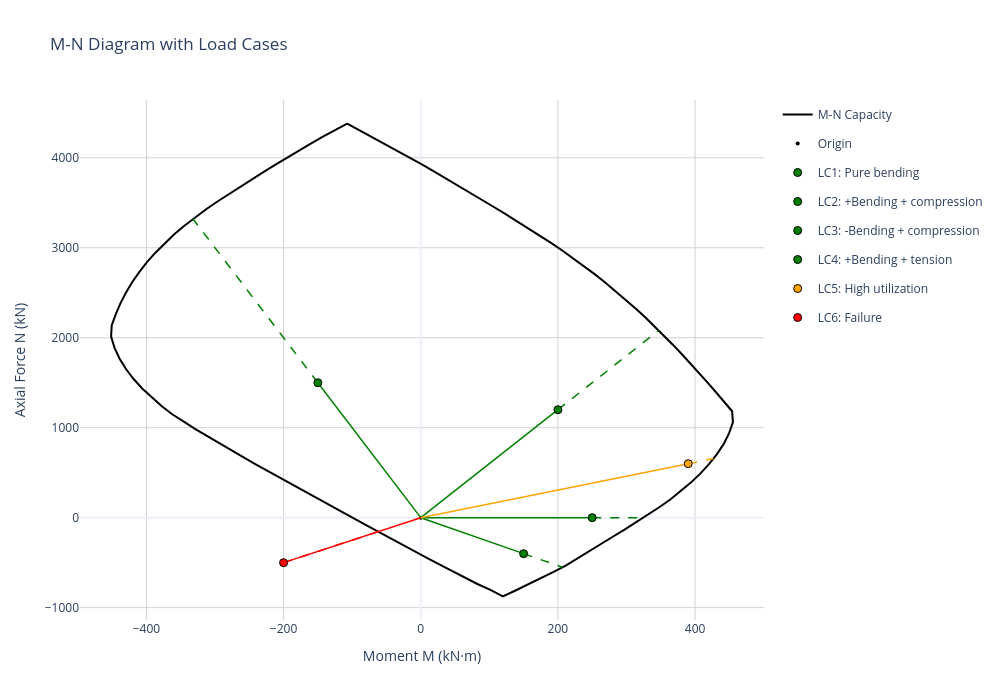

Write notebook code for a chart like this one.
### Markdown cell above
### 2.3 Visualize Load Cases on M-N Diagram

### Code cell
# Plot diagram with load points
plot_points = [
    {"N_Ed": lc["N_Ed"], "M_Ed": lc["M_Ed"], "name": lc["name"]}
    for lc in load_cases
]

bending_check.plot_mn(
    load_points=plot_points,
    show_vectors=True,
    title="M-N Diagram with Load Cases",
    show=False,
    width=1000,
)

### Figure 1 — Plotly figure (JSON) as saved in the notebook; plotly's stock layout.template omitted (floating-point values rounded to 4 significant figures)
{"data": [{"hovertemplate": "M: %{x:.1f} kN·m<br>N: %{y:.1f} kN<extra></extra>", "line": {"color": "black", "width": 2}, "mode": "lines", "name": "M-N Capacity", "type": "scatter", "x": [-107.2, -89.22, -71.16, -53.14, -35.21, -17.4, 0.3192, 17.94, 35.47, 52.92, 70.29, 87.58, 104.8, 122.0, 139.1, 156.2, 173.1, 189.9, 206.3, 222.5, 238.4, 254.0, 269.3, 284.3, 298.9, 313.3, 327.3, 341.0, 354.4, 367.6, 380.5, 393.2, 405.7, 418.0, 430.2, 442.2, 454.0, 455.1, 449.5, 441.5, 431.7, 420.3, 407.6, 393.8, 379.2, 363.9, 347.7, 331.1, 314.2, 297.2, 280.0, 262.8, 245.6, 228.2, 211.3, 193.0, 174.6, 156.2, 137.4, 119.7, 101.6, 82.61, 64.13, 45.94, 27.78, 9.646, -8.469, -26.55, -44.47, -62.38, -80.31, -98.26, -116.2, -134.1, -152.0, -169.9, -187.8, -205.6, -223.4, -241.2, -258.8, -276.5, -294.0, -311.3, -328.6, -345.5, -362.4, -377.9, -392.5, -406.1, -418.6, -429.7, -439.1, -446.4, -451.5, -450.6, -444.8, -437.9, -429.9, -420.8, -410.5, -399.2, -386.9, -373.7, -359.8, -345.1, -329.8, -313.9, -297.5, -280.8, -264.0, -247.1, -230.1, -213.0, -195.7, -178.4, -160.9, -143.3, -125.3, -107.2], "y": [4380.0, 4306.0, 4232.0, 4158.0, 4084.0, 4008.0, 3932.0, 3855.0, 3778.0, 3700.0, 3621.0, 3541.0, 3461.0, 3381.0, 3301.0, 3220.0, 3138.0, 3055.0, 2970.0, 2883.0, 2794.0, 2704.0, 2612.0, 2518.0, 2422.0, 2325.0, 2227.0, 2127.0, 2025.0, 1923.0, 1819.0, 1715.0, 1610.0, 1504.0, 1397.0, 1290.0, 1183.0, 1060.0, 936.5, 817.4, 703.3, 594.1, 489.7, 389.9, 294.2, 202.2, 115.4, 31.27, -50.98, -132.1, -212.2, -292.1, -372.3, -451.2, -533.3, -604.6, -675.3, -745.7, -812.3, -874.6, -802.5, -737.0, -667.1, -594.7, -522.1, -449.3, -376.3, -303.0, -228.4, -153.8, -79.23, -4.874, 69.57, 144.1, 218.7, 293.5, 368.6, 444.0, 519.4, 594.9, 671.9, 749.0, 826.4, 905.9, 985.2, 1067.0, 1150.0, 1240.0, 1336.0, 1436.0, 1541.0, 1652.0, 1767.0, 1888.0, 2012.0, 2137.0, 2261.0, 2382.0, 2501.0, 2617.0, 2730.0, 2840.0, 2945.0, 3048.0, 3147.0, 3242.0, 3334.0, 3423.0, 3508.0, 3592.0, 3675.0, 3757.0, 3838.0, 3919.0, 3999.0, 4078.0, 4156.0, 4232.0, 4307.0, 4380.0]}, {"hovertemplate": "Origin (0,0)<extra></extra>", "marker": {"color": "black", "size": 4, "symbol": "circle"}, "mode": "markers", "name": "Origin", "type": "scatter", "x": [0], "y": [0]}, {"hoverinfo": "skip", "legendgroup": "lc_0", "line": {"color": "green", "dash": "solid", "width": 1.5}, "mode": "lines", "showlegend": false, "type": "scatter", "x": [0, 250], "y": [0, 0]}, {"hoverinfo": "skip", "legendgroup": "lc_0", "line": {"color": "green", "dash": "dash", "width": 1.5}, "mode": "lines", "showlegend": false, "type": "scatter", "x": [250, 324.7], "y": [0, 0]}, {"hovertemplate": "<b>LC1: Pure bending</b><br>N_Ed: 0.0 kN<br>M_Ed: 250.0 kN·m<br>N_Rd: 0.0 kN<br>M_Rd: 324.7 kN·m<br>Utilization: 77.0%<br>Status: ✓ PASS<extra></extra>", "legendgroup": "lc_0", "marker": {"color": "green", "line": {"color": "black", "width": 1}, "size": 8, "symbol": "circle"}, "mode": "markers", "name": "LC1: Pure bending", "type": "scatter", "x": [250], "y": [0]}, {"hoverinfo": "skip", "legendgroup": "lc_1", "line": {"color": "green", "dash": "solid", "width": 1.5}, "mode": "lines", "showlegend": false, "type": "scatter", "x": [0, 200], "y": [0, 1200]}, {"hoverinfo": "skip", "legendgroup": "lc_1", "line": {"color": "green", "dash": "dash", "width": 1.5}, "mode": "lines", "showlegend": false, "type": "scatter", "x": [200, 347.0], "y": [1200, 2082.0]}, {"hovertemplate": "<b>LC2: +Bending + compression</b><br>N_Ed: 1200.0 kN<br>M_Ed: 200.0 kN·m<br>N_Rd: 2081.8 kN<br>M_Rd: 347.0 kN·m<br>Utilization: 57.6%<br>Status: ✓ PASS<extra></extra>", "legendgroup": "lc_1", "marker": {"color": "green", "line": {"color": "black", "width": 1}, "size": 8, "symbol": "circle"}, "mode": "markers", "name": "LC2: +Bending + compression", "type": "scatter", "x": [200], "y": [1200]}, {"hoverinfo": "skip", "legendgroup": "lc_2", "line": {"color": "green", "dash": "solid", "width": 1.5}, "mode": "lines", "showlegend": false, "type": "scatter", "x": [0, -150], "y": [0, 1500]}, {"hoverinfo": "skip", "legendgroup": "lc_2", "line": {"color": "green", "dash": "dash", "width": 1.5}, "mode": "lines", "showlegend": false, "type": "scatter", "x": [-150, -332.1], "y": [1500, 3321.0]}, {"hovertemplate": "<b>LC3: -Bending + compression</b><br>N_Ed: 1500.0 kN<br>M_Ed: -150.0 kN·m<br>N_Rd: 3320.5 kN<br>M_Rd: -332.1 kN·m<br>Utilization: 45.2%<br>Status: ✓ PASS<extra></extra>", "legendgroup": "lc_2", "marker": {"color": "green", "line": {"color": "black", "width": 1}, "size": 8, "symbol": "circle"}, "mode": "markers", "name": "LC3: -Bending + compression", "type": "scatter", "x": [-150], "y": [1500]}, {"hoverinfo": "skip", "legendgroup": "lc_3", "line": {"color": "green", "dash": "solid", "width": 1.5}, "mode": "lines", "showlegend": false, "type": "scatter", "x": [0, 150], "y": [0, -400]}, {"hoverinfo": "skip", "legendgroup": "lc_3", "line": {"color": "green", "dash": "dash", "width": 1.5}, "mode": "lines", "showlegend": false, "type": "scatter", "x": [150, 206.7], "y": [-400, -551.2]}, {"hovertemplate": "<b>LC4: +Bending + tension</b><br>N_Ed: -400.0 kN<br>M_Ed: 150.0 kN·m<br>N_Rd: -551.2 kN<br>M_Rd: 206.7 kN·m<br>Utilization: 72.6%<br>Status: ✓ PASS<extra></extra>", "legendgroup": "lc_3", "marker": {"color": "green", "line": {"color": "black", "width": 1}, "size": 8, "symbol": "circle"}, "mode": "markers", "name": "LC4: +Bending + tension", "type": "scatter", "x": [150], "y": [-400]}, {"hoverinfo": "skip", "legendgroup": "lc_4", "line": {"color": "orange", "dash": "solid", "width": 1.5}, "mode": "lines", "showlegend": false, "type": "scatter", "x": [0, 390], "y": [0, 600]}, {"hoverinfo": "skip", "legendgroup": "lc_4", "line": {"color": "orange", "dash": "dash", "width": 1.5}, "mode": "lines", "showlegend": false, "type": "scatter", "x": [390, 426.8], "y": [600, 656.6]}, {"hovertemplate": "<b>LC5: High utilization</b><br>N_Ed: 600.0 kN<br>M_Ed: 390.0 kN·m<br>N_Rd: 656.6 kN<br>M_Rd: 426.8 kN·m<br>Utilization: 91.4%<br>Status: ✓ PASS<extra></extra>", "legendgroup": "lc_4", "marker": {"color": "orange", "line": {"color": "black", "width": 1}, "size": 8, "symbol": "circle"}, "mode": "markers", "name": "LC5: High utilization", "type": "scatter", "x": [390], "y": [600]}, {"hoverinfo": "skip", "legendgroup": "lc_5", "line": {"color": "red", "dash": "solid", "width": 1.5}, "mode": "lines", "showlegend": false, "type": "scatter", "x": [0, -200], "y": [0, -500]}, {"hoverinfo": "skip", "legendgroup": "lc_5", "line": {"color": "red", "dash": "dash", "width": 1.5}, "mode": "lines", "showlegend": false, "type": "scatter", "x": [-200, -62.05], "y": [-500, -155.1]}, {"hovertemplate": "<b>LC6: Failure</b><br>N_Ed: -500.0 kN<br>M_Ed: -200.0 kN·m<br>N_Rd: -155.1 kN<br>M_Rd: -62.1 kN·m<br>Utilization: 322.3%<br>Status: ✗ FAIL<extra></extra>", "legendgroup": "lc_5", "marker": {"color": "red", "line": {"color": "black", "width": 1}, "size": 8, "symbol": "circle"}, "mode": "markers", "name": "LC6: Failure", "type": "scatter", "x": [-200], "y": [-500]}], "layout": {"height": 700, "legend": {"x": 1.02, "xanchor": "left", "y": 1, "yanchor": "top"}, "title": {"text": "M-N Diagram with Load Cases"}, "width": 1000, "xaxis": {"gridcolor": "lightgray", "range": [-496.8, 500.5], "title": {"text": "Moment M (kN·m)"}, "zeroline": true}, "yaxis": {"gridcolor": "lightgray", "range": [-1137.0, 4642.0], "title": {"text": "Axial Force N (kN)"}, "zeroline": true}}}
